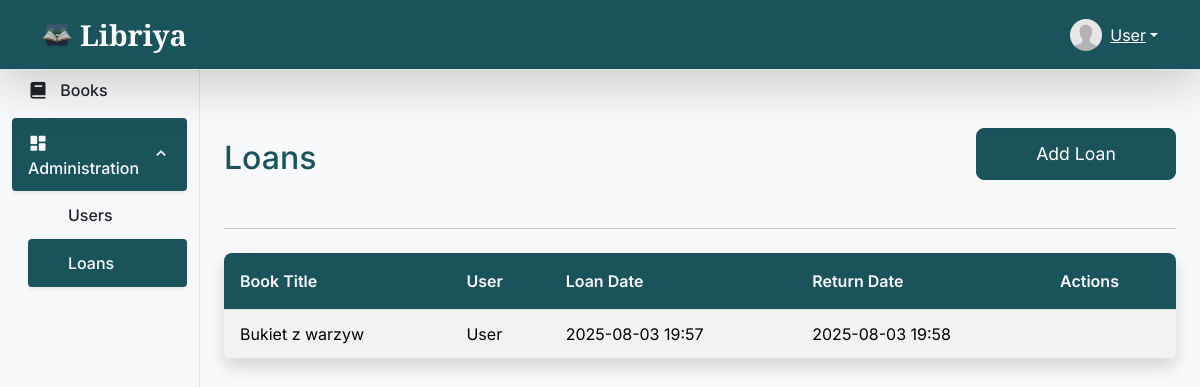
Page /loans/ on the earlier database version.
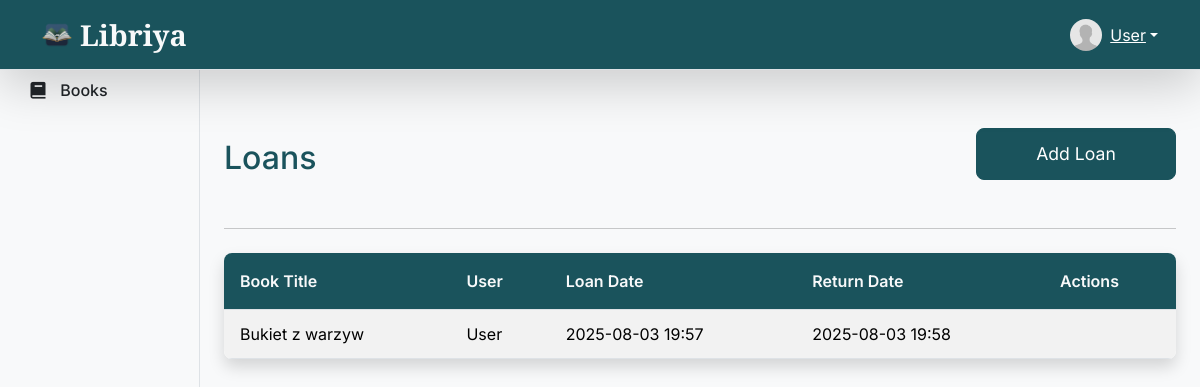
Same page on the later database version.
### app/routes.py (the view)
@bp.route("/loans/")
def loans():
    all_loans = Loan.query.all()
    return render_template("loans.html", loans=all_loans, active_page="loans", parent_page="admin", title="Loans")

### libriya.py (called while the page is built)
@app.context_processor
def inject_current_user():
    from app.models import User
    user = db.session.query(User).first()
    return dict(current_user=user)

### app/templates/loans.html (shortened to what this page needs)
{% extends "layout.html" %}
{% block content %}
<div class="container">
    <div class="d-flex justify-content-between align-items-center mb-3">
        <h2>{{ title }}</h2>
        <a href="{{ url_for('main.loan_add') }}" class="btn btn-primary add-book-btn">Add Loan
        </a>
    </div>
    <hr>
    <table class="table table-hover table-striped">
        <thead>
            <tr>
                <th>Book Title</th>
                <th>User</th>
                <th>Loan Date</th>
                <th>Return Date</th>
                <th>Actions</th>
            </tr>
        </thead>
        <tbody>
            {% for loan in loans %}
            <tr>
                <td>{{ loan.book.title }}</td>
                <td>{{ loan.user.username }}</td>
                <td>{{ loan.loan_date.strftime('%Y-%m-%d %H:%M') }}</td>
                <td>
                    {% if loan.return_date %}
                    {{ loan.return_date.strftime('%Y-%m-%d %H:%M') }}
                    {% else %}
                    <span class="badge bg-warning text-dark">On Loan</span>
                    {% endif %}
                </td>
                <td>
                </td>
            </tr>
            {% endfor %}
        </tbody>
    </table>
</div>
{% endblock %}

### app/templates/layout.html (shortened to what the changed rows need)
<!DOCTYPE html>
<html lang="en">
<head>
    <link href="https://cdn.jsdelivr.net/npm/bootstrap@5.3.3/dist/css/bootstrap.min.css" rel="stylesheet">
    <link href="https://unpkg.com/boxicons@2.1.4/css/boxicons.min.css" rel="stylesheet">
    <link rel="stylesheet" href="{{ url_for('static', filename='/css/style.css') }}">
</head>
<body>
    <div class="container-fluid">
        <div class="row">
            <nav id="sidebarMenu" class="col-md-2 d-none d-md-block bg-light sidebar border-end pt-5">
                <div class="position-sticky pt-3">
                    <ul class="nav nav-pills flex-column">
                        {% if current_user and current_user.is_admin %}
                        <li class="nav-item mb-1">
                            <a class="nav-link d-flex justify-content-between align-items-center {% if parent_page != 'admin' %}collapsed{% endif %} {% if parent_page == 'admin' %}active{% else %}text-dark{% endif %}"
                                data-bs-toggle="collapse" href="#adminMenu" role="button"
                                aria-expanded="{% if parent_page == 'admin' %}true{% else %}false{% endif %}"
                                aria-controls="adminMenu">
                                <span>
                                    <i class='bx bxs-dashboard align-middle me-2'></i>
                                    <span class="align-middle">Administration</span>
                                </span>
                                <i class='bx bx-chevron-down'></i>
                            </a>
                            <div class="collapse {% if parent_page == 'admin' %}show{% endif %}" id="adminMenu">
                                <ul class="nav flex-column ms-3">
                                    <li class="nav-item">
                                        <a class="nav-link {% if active_page == 'users' %}active{% else %}text-dark{% endif %}"
                                            href="{{ url_for('main.users') }}">Users</a>
                                    </li>
                                    <li class="nav-item">
                                        <a class="nav-link {% if active_page == 'loans' %}active{% else %}text-dark{% endif %}"
                                            href="{{ url_for('main.loans') }}">Loans</a>
                                    </li>
                                </ul>
                            </div>
                        </li>
                        {% endif %}
                    </ul>
                </div>
            </nav>
            <main class="col-md-10 ms-sm-auto main-content pt-5">
                {% block content %}{% endblock %}
            </main>
        </div>
    </div>
</body>
</html>

Differences in the rows shown:
changed User "User": is_admin True → False (drawn)
Other differences:
text no longer shown: "Administration Users Loans"
